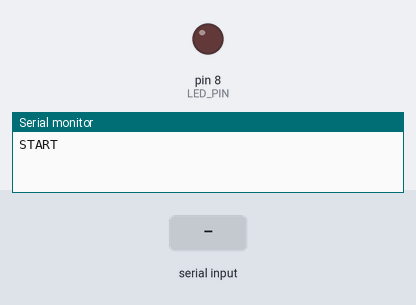
This sketch was run on a simulated Arduino Uno, built with avr-gcc and run on an emulated ATmega328P. Parts: output pins drawn as LEDs (lit = HIGH), the last lines printed to the serial monitor. The test bench sets the inputs (shaded band).

Above: at 1.2 s.
1.3 s: "1\n" received over Serial
At 2.0 s:
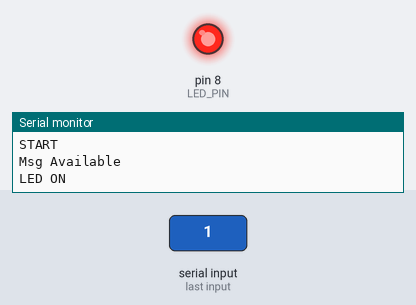
2.8 s: "0\n" received over Serial
At 3.2 s:
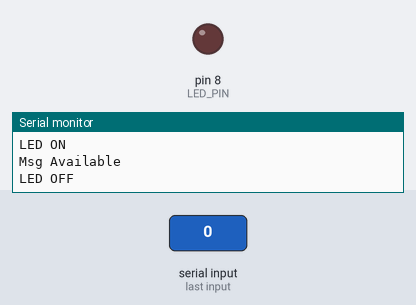
Timing chart, 0 to 5.8 s (numbered marks = the images above; inputs shaded):
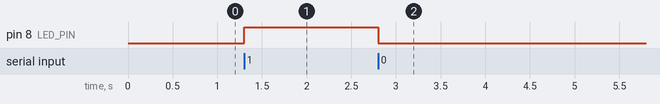

The sketch:

remote-blinking-fsm.ino
```cpp
#include "src/Led.h"
#include "src/MsgService.h"

#define LED_PIN 8
#define SWITCH_OFF_CMD "0"
#define SWITCH_ON_CMD "1"

enum { ON, OFF } state;

Light *light;

void setup() {
    light = new Led(LED_PIN);
    MsgService.init();
    MsgService.sendMsg("START");
    state = OFF;
}

void loop() {
    switch (state) {
        case ON:
            lightOn();
            break;
        case OFF:
            lightOff();
            break;
    }
};

bool msgMatch(String cmd) {
    if (MsgService.isMsgAvailable()) {
        Msg *msg = MsgService.receiveMsg();
        bool isMatch = msg->getContent() == cmd;
        delete msg;
        return isMatch;
    }
    return false;
}

void lightOn() {
    if (msgMatch(SWITCH_OFF_CMD)) {
        light->switchOff();
        MsgService.sendMsg("LED OFF");
        state = OFF;
    }
}

void lightOff() {
    if (msgMatch(SWITCH_ON_CMD)) {
        light->switchOn();
        MsgService.sendMsg("LED ON");
        state = ON;
    }
}
```

Led.cpp
```cpp
#include "Led.h"
#include "Arduino.h"

Led::Led(int pin){
  this->pin = pin;
  pinMode(pin,OUTPUT);
}

void Led::switchOn(){
  digitalWrite(pin,HIGH);
}

void Led::switchOff(){
  digitalWrite(pin,LOW);
};
```

Led.h
```cpp
#ifndef __LED__
#define __LED__

#include "Light.h"

class Led: public Light {
public:
  Led(int pin);
  void switchOn();
  void switchOff();
private:
  int pin;
};

#endif
```

Light.h
```cpp
#ifndef __LIGHT__
#define __LIGHT__

class Light {
public:
  virtual void switchOn() = 0;
  virtual void switchOff() = 0;
};

#endif
```

MsgService.cpp
```cpp
#include "Arduino.h"
#include "MsgService.h"

String content;

MsgServiceClass MsgService;

bool MsgServiceClass::isMsgAvailable()
{
  return msgAvailable;
}

Msg *MsgServiceClass::receiveMsg()
{
  if (msgAvailable)
  {
    Msg *msg = currentMsg;
    msgAvailable = false;
    currentMsg = NULL;
    content = "";
    return msg;
  }
  else
  {
    return NULL;
  }
}

void MsgServiceClass::init()
{
  Serial.begin(9600);
  content.reserve(256);
  content = "";
  currentMsg = NULL;
  msgAvailable = false;
}

void MsgServiceClass::sendMsg(const String &msg)
{
  Serial.println(msg);
}

void MsgServiceClass::sendMsg(const Msg &msg)
{
  Serial.println(msg.getContent());
}

void serialEvent()
{
  /* reading the content */
  while (Serial.available())
  {
    char ch = (char)Serial.read();
    if (ch == '\n' || ch == '\r')
    {
      MsgService.currentMsg = new Msg(content);
      MsgService.msgAvailable = true;
      Serial.println("Msg Available");
    }
    else
    {
      content += ch;
    }
  }
}

bool MsgServiceClass::isMsgAvailable(Pattern &pattern)
{
  return (msgAvailable && pattern.match(*currentMsg));
}

Msg *MsgServiceClass::receiveMsg(Pattern &pattern)
{
  if (msgAvailable && pattern.match(*currentMsg))
  {
    Msg *msg = currentMsg;
    msgAvailable = false;
    currentMsg = NULL;
    content = "";
    return msg;
  }
  else
  {
    return NULL;
  }
}
```

MsgService.h
```cpp
#ifndef __MSGSERVICE__
#define __MSGSERVICE__

#include "Arduino.h"

class Msg
{
  String content;

public:
  Msg(String content)
  {
    this->content = content;
  }

  String getContent()
  {
    return content;
  }
};

class Pattern
{
public:
  virtual boolean match(const Msg &m) = 0;
};

class MsgServiceClass
{

public:
  Msg *currentMsg;
  bool msgAvailable;

  void init();

  bool isMsgAvailable();
  Msg *receiveMsg();

  bool isMsgAvailable(Pattern &pattern);
  Msg *receiveMsg(Pattern &pattern);

  void sendMsg(const Msg &msg);
  void sendMsg(const String &msg);
};

extern MsgServiceClass MsgService;

#endif
```

Measured:
- after the input at 1.3 s, pin 8 (LED_PIN): LOW → HIGH at once
- after the input at 2.8 s, pin 8 (LED_PIN): HIGH → LOW at once
